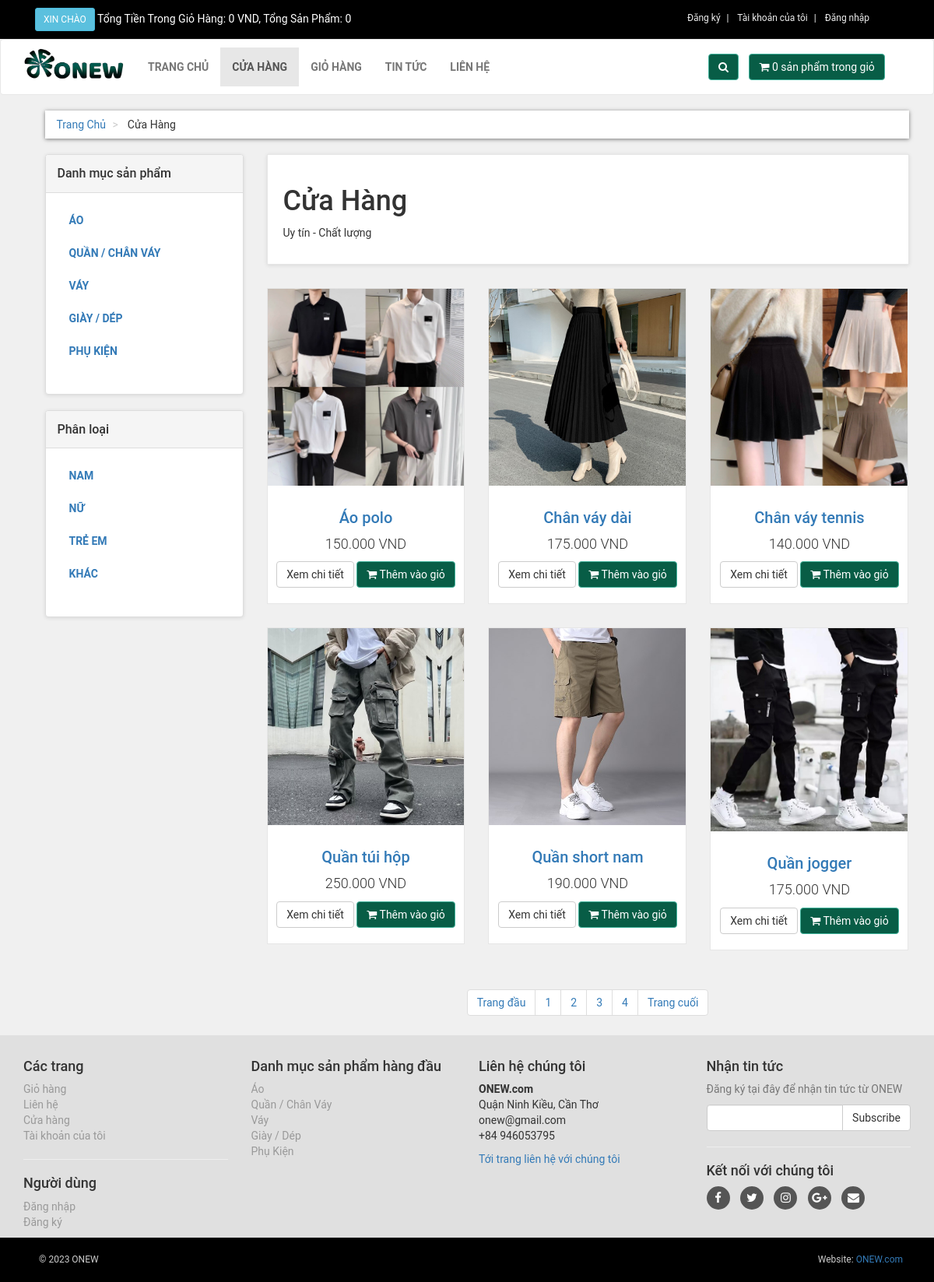
The page /shop.php on the database its author committed.
### tables this page shows
CREATE TABLE `product_categories` (
  `p_cat_id` int(10) NOT NULL,
  `p_cat_title` text NOT NULL,
  `p_cat_desc` text NOT NULL
);

CREATE TABLE `categories` (
  `cat_id` int(100) NOT NULL,
  `cat_title` text NOT NULL,
  `cat_desc` text NOT NULL
);

CREATE TABLE `products` (
  `product_id` int(10) NOT NULL,
  `p_cat_id` int(10) NOT NULL,
  `cat_id` int(10) NOT NULL,
  `date` timestamp NOT NULL DEFAULT current_timestamp() ON UPDATE current_timestamp(),
  `product_title` text NOT NULL,
  `product_img1` text NOT NULL,
  `product_img2` text NOT NULL,
  `product_img3` text NOT NULL,
  `product_price` varchar(50) NOT NULL,
  `product_desc` text NOT NULL,
  `product_keywords` text NOT NULL
);

### shop.php (the view, shortened to what this page needs)
<?php
include("functions/functions.php");
?>
<!DOCTYPE html>
<html lang="en">
<head>
    <link rel="stylesheet" href="https://maxcdn.bootstrapcdn.com/bootstrap/3.4.1/css/bootstrap.min.css">
    <link rel="stylesheet" href="styles/style.css">
    <link rel="stylesheet" href="https://stackpath.bootstrapcdn.com/font-awesome/4.7.0/css/font-awesome.min.css">
</head>
<body>
    <div id="top">
        <div class="container">
            <div class="col-md-8 offer">
                <a href="./customer/my_account.php" class="btn btn-info btn-sm">
                    <?php
                    if(!isset($_SESSION['customer_email'])){
                        echo "Xin chào";
                    }else{
                        echo "Xin chào: ".$_SESSION['customer_email']." ";
                    }
                    ?>
                </a>
                <a href="./cart.php">Tổng Tiền Trong Giỏ Hàng: <?php totalPrice(); ?> VND, Tổng Sản Phẩm: <?php item(); ?></a>
            </div>
            <div class="col-md-4">
                <ul class="menu">
                    <li>
                        <a href="customer_registration.php">Đăng ký</a>
                    </li>
                    <li>
                        <?php
                        if(!isset($_SESSION['customer_email'])){
                            echo "<a href='checkout.php'>Tài khoản của tôi</a>";
                        }else{
                            echo "<a href='customer/my_account.php?my_order'>Tài khoản của tôi</a>";
                        }
                        ?>
                    </li>
                    <li>
                        <?php
                        if(!isset($_SESSION['customer_email'])){
                            echo "<a href='customer_login.php'>Đăng nhập</a>";
                        }else{
                            echo"<a href='logout.php'>Đăng xuất</a>";
                        }
                        ?>
                    </li>
                </ul>
            </div>
        </div>
    </div>
    <div class="navbar navbar-default" id="navbar">
        <div class="container">
            <div class="navbar-header">
                <a class="navbar-brand home" href="index.php">
                    <img src="images/logo1.jpg" style="width: 130px" alt="onew" class="hidden-xs">
                </a>
            </div>
            <div class="navbar-collapse collapse" id="navigation">
                <div class="padding-nav">
                    <ul class="nav navbar-nav navbar-left">
                        <li>
                            <a href="index.php">Trang chủ</a>
                        </li>
                        <li class="active">
                            <a href="shop.php">Cửa hàng</a>
                        </li>
                        <li>
                            <a href="cart.php">Giỏ hàng</a>
                        </li>
                        <li>
                            <a href="news.php">Tin tức</a>
                        </li>
                        <li>
                            <a href="contactus.php">Liên hệ</a>
                        </li>
                    </ul>
                </div>
                <div class="navbar-collapse collapse right" style="padding-left: 865px;">
                    <button class="btn navbar-btn btn-primary" style="margin-right: 10px;" type="button" data-toggle="collapse" data-target="#search">
                        <i class="fa fa-search"></i>
                    </button>
                    <a href="cart.php" class="btn btn-primary navbar-btn right">
                        <i class="fa fa-shopping-cart"></i>
                        <span><?php item(); ?> sản phẩm trong giỏ</span>
                    </a>
                </div>
            </div>
        </div>
    </div>
    <div id="content">
        <div class="container">
            <div class="col-md-12">
                <ul class="breadcrumb">
                    <li><a href="index.php">Trang Chủ</a></li>
                    <li>
                        Cửa Hàng
                    </li>
                </ul>
            </div>
            <div class="col-md-3">
                <?php
                include("includes/sidebar.php");
                ?>
            </div>
            <div class="col-md-9">
                <?php
                if(!isset($_GET['p_cat'])){
                    if(!isset($_GET['cat_id'])){
                        echo "<div class='box'>
                                <h1>Cửa Hàng</h1>
                                <p>Uy tín - Chất lượng</p>
                            </div>";
                    }
                }
                ?>
                <div class="row">
                    <?php
                    if(!isset($_GET['p_cat'])){
                        if(!isset($_GET['cat_id'])){
                            $per_page=6;
                            if(isset($_GET['page'])){
                                $page=$_GET['page'];
                            }else{
                                $page=1;
                            }
                            $start_from=($page-1) * $per_page;
                            $get_product="select * from products order by 1 DESC
                            LIMIT $start_from, $per_page";
                            $run_pro=mysqli_query($con,$get_product);
                            while($row=mysqli_fetch_array( $run_pro)){
                                $pro_id=$row['product_id'];
                                $pro_title=$row['product_title'];
                                $pro_price=$row['product_price'];
                                $pro_img1=$row['product_img1'];
                                $pro_price=number_format($pro_price,0,',','.');
                                echo "
                                <div class='col-md-4 col-sm-6 center-responsive'>
                                    <div class='product'>
                                        <a href='details.php?pro_id=$pro_id'>
                                            <img src='admin_area/product_images/$pro_img1' class='img-responsive'>
                                        </a>
                                        <div class='text'>
                                            <h3><a href='details.php?pro_id=$pro_id'> $pro_title </a></h3>
                                            <p class='price'> $pro_price VND </p>
                                            <p class='buttons'>
                                                <a href='details.php?pro_id=$pro_id' class='btn btn-default'>Xem chi tiết</a>
                                                <a href='details.php?pro_id=$pro_id' class='btn btn-primary'>
                                                    <i class='fa fa-shopping-cart'></i> Thêm vào giỏ
                                                </a>
                                            </p>
                                        </div>
                                    </div>
                                </div>
                                ";
                            }
                    ?>
                </div>
                <center>
                    <ul class="pagination">
                        <?php
                            $query="select * from products";
                            $result=mysqli_query($con,$query);
                            $total_record=mysqli_num_rows($result);
                            $total_pages=ceil($total_record/$per_page);
                            echo "<li><a href='shop.php?page=1'> ".'Trang đầu'." </a></li>";
                            for($i=1; $i<=$total_pages; $i++){
                                echo "<li><a href='shop.php?=".$i."'>".$i."</a></li>";
                            };
                            echo "
                                <li><a href='shop.php?page=$total_pages'> ".'Trang cuối'." </a></li>
                            ";
                        }
                        }
                        ?>
                    </ul>
                </center>
            </div>
        </div>
    </div>
    <?php
    include("includes/footer.php");
    ?>
</body>
</html>

### functions/functions.php (shortened to what this page needs)
<?php
$db=mysqli_connect("localhost:3307","root","","ct271");
function getUserIP(){
    switch(true){
        default : return $_SERVER['REMOTE_ADDR'];
    }
}
function item(){
    global $db;
    $ip_add=getUserIP();
    $get_items="select * from cart where ip_add='$ip_add'";
    $run_item=mysqli_query($db,$get_items);
    $count=mysqli_num_rows($run_item);
    echo $count;
}
function totalPrice(){
    $total=0;
    echo number_format($total,0,',','.');
}
function getPCats(){
    global $db;
    $get_p_cats="select * from product_categories";
    $run_p_cats=mysqli_query($db,$get_p_cats);
    while ($row_p_cats=mysqli_fetch_array($run_p_cats)){
        $p_cat_id=$row_p_cats['p_cat_id'];
        $p_cat_title=$row_p_cats['p_cat_title'];
        echo "<li><a href='shop.php?p_cat=$p_cat_id'> $p_cat_title </a></li>";
    }
}
function getCat(){
    global $db;
    $get_cat="select * from categories";
    $run_cat=mysqli_query($db,$get_cat);
    while ($row_cat=mysqli_fetch_array($run_cat)){
        $cat_id=$row_cat['cat_id'];
        $cat_title=$row_cat['cat_title'];
        echo "<li><a href='shop.php?cat_id=$cat_id'> $cat_title </a></li>";
    }
}
?>

### includes/footer.php (shortened to what this page needs)
<div id="footer">
    <div class="container">
        <div class="row">
                <div class="col-md-3 col-sm-6">
                    <h4>Các trang</h4>
                    <ul>
                        <li><a href="cart.php">Giỏ hàng</a></li>
                        <li><a href="contactus.php">Liên hệ</a></li>
                        <li><a href="shop.php">Cửa hàng</a></li>
                        <li><a href="customer/my_account.php">Tài khoản của tôi</a></li>
                    </ul>
                    <hr>
                    <h4>Người dùng</h4>
                    <ul>
                    <li>
                        <?php
                        if(!isset($_SESSION['customer_email'])){
                            echo "<a href='customer_login.php'>Đăng nhập</a>";
                        }else{
                            echo"<a href='logout.php'>Đăng xuất</a>";
                        }
                        ?>
                    </li>
                        <li><a href="customer_registration.php">Đăng ký</a></li>
                    </ul>
                </div>
                <div class="col-md-3 col-sm-6">
                    <h4>Danh mục sản phẩm hàng đầu</h4>
                    <ul>
                        <?php
                        $get_p_carts="select * from product_categories";
                        $run_p_cats=mysqli_query($con,$get_p_carts);
                        while ($row_p_cat=mysqli_fetch_array($run_p_cats)){
                            $p_cat_id=$row_p_cat['p_cat_id'];
                            $p_cat_title=$row_p_cat['p_cat_title'];
                            echo "<li><a href='shop.php?p_cat= $p_cat_id'> $p_cat_title </a><li>";
                        }
                        ?>
                    </ul>
                </div>
                <div class="col-md-3 col-sm-6">
                    <h4>Liên hệ chúng tôi</h4>
                    <p>
                        <strong>ONEW.com</strong>
                        <br>Quận Ninh Kiều, Cần Thơ
                        <br>onew@gmail.com
                        <br>+84 946053795
                    </p>
                    <a href="contactus.php">Tới trang liên hệ với chúng tôi</a>
                </div>
                <div class="col-md-3 col-sm-6">
                    <h4>Nhận tin tức</h4>
                    <p class="text-muted">
                        Đăng ký tại đây để nhận tin tức từ ONEW
                    </p>
                    <form action="" method="post">
                        <div class="input-group">
                            <input type="text" name="email" class="form-control">
                            <span class="input-group-btn">
                                <input type="submit" class="btn btn-default" value="Subscribe">
                            </span>
                        </div>
                    </form>
                    <hr>
                    <h4>Kết nối với chúng tôi</h4>
                    <p class="social">
                        <a href="#"><i class="fa fa-facebook"></i></a>
                        <a href="#"><i class="fa fa-twitter"></i></a>
                        <a href="#"><i class="fa fa-instagram"></i></a>
                        <a href="#"><i class="fa fa-google-plus"></i></a>
                        <a href="#"><i class="fa fa-envelope"></i></a>
                    </p>
                </div>
        </div>
    </div>
    <div id="copyright">
        <div class="container">
            <div class="col-md-6">
                <p class="pull-left">
                    &copy; 2023 ONEW
                </p>
            </div>
            <div class="col-md-6">
                <p class="pull-right">
                    Website: <a href="#">ONEW.com</a>
                </p>
            </div>
        </div>
    </div>
</div>

### rows shown on the page
product_categories: p_cat_title "ÁO", p_cat_title "Áo"
product_categories: p_cat_title "QUẦN / CHÂN VÁY", p_cat_title "Quần / Chân Váy"
product_categories: p_cat_title "VÁY", p_cat_title "Váy"
product_categories: p_cat_title "GIÀY / DÉP", p_cat_title "Giày / Dép"
product_categories: p_cat_title "PHỤ KIỆN", p_cat_title "Phụ Kiện"
categories: cat_title "NAM"
categories: cat_title "NỮ"
categories: cat_title "TRẺ EM"
categories: cat_title "KHÁC"
products: product_img1 (picture), product_title "Áo polo", product_price "150.000"
products: product_img1 (picture), product_title "Chân váy dài", product_price "175.000"
products: product_img1 (picture), product_title "Chân váy tennis", product_price "140.000"
products: product_img1 (picture), product_title "Quần túi hộp", product_price "250.000"
products: product_img1 (picture), product_title "Quần short nam", product_price "190.000"
products: product_img1 (picture), product_title "Quần jogger", product_price "175.000"

### other values the page prints
$total "0"
$count "0 0"
